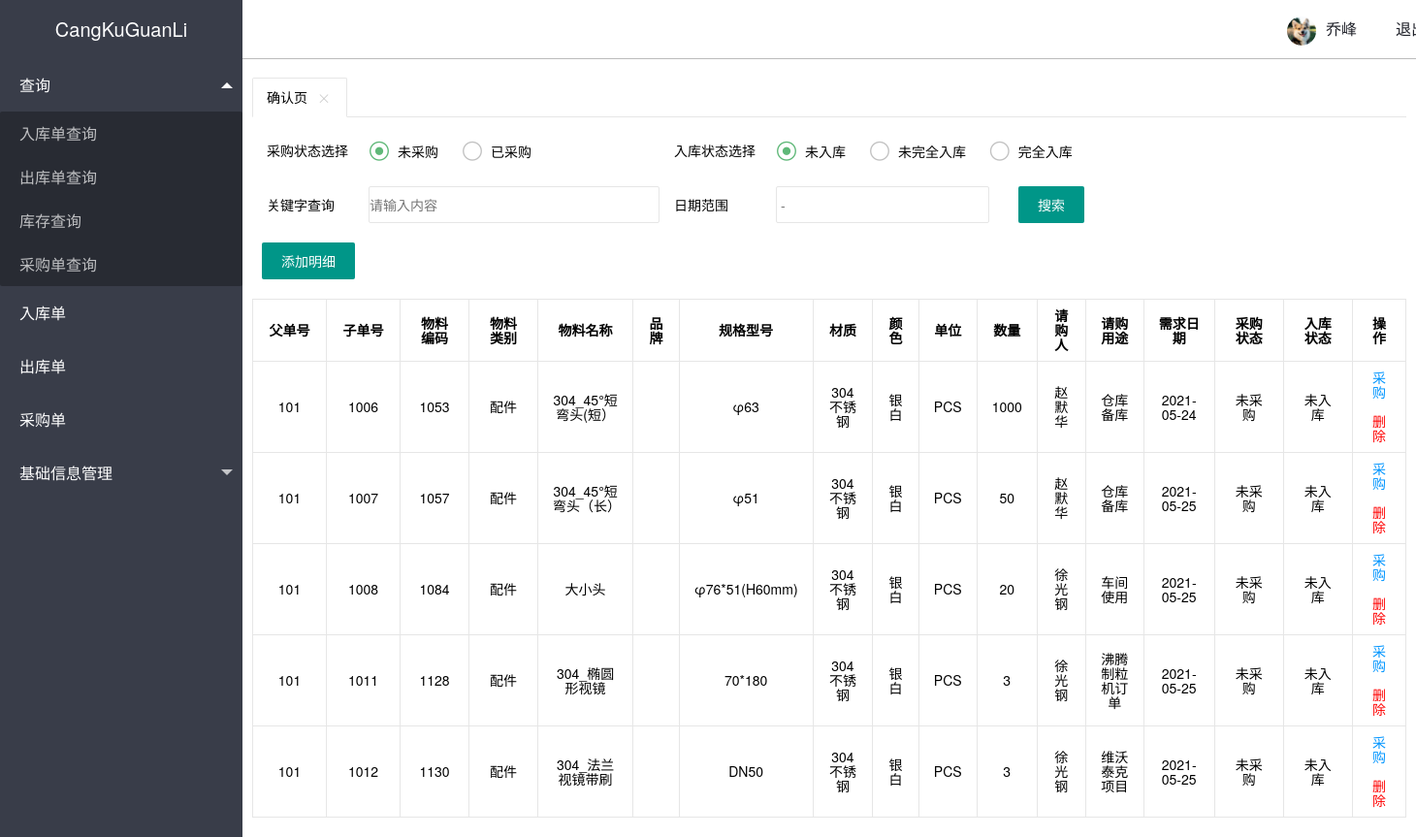
The page /admin/qf_cg_caigoudan_liebiao.php?cai_id=101 on the database its author committed.
### tables this page shows
CREATE TABLE IF NOT EXISTS `qf_wuliaoxinxi` (
  `id` int(8) NOT NULL AUTO_INCREMENT,
  `wu_liao_lei_bie` varchar(8) NOT NULL,
  `wu_liao_ming_cheng` varchar(20) NOT NULL,
  `wu_liao_pin_pai` varchar(10) NOT NULL,
  `gui_ge_xing_hao` varchar(30) NOT NULL,
  `dan_wei` varchar(8) NOT NULL DEFAULT 'PCS',
  `cai_zhi` varchar(8) NOT NULL,
  `color` varchar(8) NOT NULL DEFAULT '本色',
  `bei_zhu` varchar(20) NOT NULL,
  `ku_wei` varchar(8) NOT NULL,
  PRIMARY KEY (`id`)
);

CREATE TABLE IF NOT EXISTS `qf_cg_caigoudan_liebiao` (
  `cgd_id` int(6) unsigned NOT NULL AUTO_INCREMENT,
  `cai_id` int(10) NOT NULL,
  `wu_liao_bian_ma` int(10) NOT NULL,
  `qing_gou_ren` varchar(10) NOT NULL,
  `yong_tu` varchar(20) NOT NULL,
  `caigou_shuliang` int(10) NOT NULL,
  `xu_qiu_ri_qi` date NOT NULL,
  `caigou_zhuangtai` varchar(6) NOT NULL DEFAULT '未采购',
  `ruku_zhuangtai` varchar(6) NOT NULL DEFAULT '未入库',
  PRIMARY KEY (`cgd_id`)
);

### inc/mysql.inc.php (called while the page is built, shortened)
<?php
function execute($link,$query){
    $result=mysqli_query($link,$query);
    return $result;
}
?>

### admin/qf_cg_caigoudan_liebiao.php (the view, shortened to what this page needs)
<?php
include_once '../inc/mysql.inc.php';
include '../inc/header.inc.php';
$link=connect();
?>
<form class="layui-form" action="">
  <div class="layui-form-item">
    <label class="layui-form-label">采购状态选择</label>
    <div class="layui-input-block" style="width: 300px;">
    </div>
    <label class="layui-form-label">入库状态选择</label>
    <div class="layui-input-block">
    </div>
    <br>
  </div>
  <div class="layui-form-item">
    <label class="layui-form-label">关键字查询</label>
    <div class="layui-input-block-wlxc">
      <input type="text" name="title" lay-verify="title" autocomplete="off" placeholder="请输入内容" class="layui-input">
    </div>
    <div class="layui-inline">
      <label class="layui-form-label">日期范围</label>
      <div class="layui-input-inline-wlxc">
        <input type="text" class="layui-input" id="test6" placeholder=" - ">
      </div>
    </div>
        <button  type="submit" class="layui-btn">搜索</button>
      <br>
  </div>
</form>
<div id="layerDemo">
      <div class="layui-btn-container">
      <button type="submit" id="caikudan_liebiao_add" class="layui-btn">添加明细</button>
      </div>
 </div>
 <table class="layui-G-table">
   <thead>
     <tr>
       <th style="width: 45px;">父单号</th>
       <th style="width: 45px;">子单号</th>
       <th style="width: 40px;">物料编码</th>
       <th style="width: 40px;">物料类别</th>
       <th>物料名称</th>
       <th>品牌</th>
       <th>规格型号</th>
       <th>材质</th>
       <th>颜色</th>
       <th>单位</th>
       <th>数量</th>
       <th>请购人</th>
       <th>请购用途</th>
       <th>需求日期</th>
       <th style="width: 40px;">采购状态</th>
       <th style="width: 40px;">入库状态</th>
       <th>操作</th>
     </tr>
     <?php
     $query="select * from qf_cg_caigoudan_liebiao where cai_id={$_GET['cai_id']}";
     $result=execute($link,$query);
     while ($data=mysqli_fetch_assoc($result)){
      $link=connect();
      $query_wlxx="select * from qf_wuliaoxinxi where id={$data['wu_liao_bian_ma']}";
        $result_wlxx=execute($link, $query_wlxx);
        while ($data_wlxx=mysqli_fetch_assoc($result_wlxx)){
$html=<<<A
    <tr>
    <td>{$_GET['cai_id']}</td>
    <td>{$data['cgd_id']}</td>
    <td>{$data['wu_liao_bian_ma']}</td>
    <td>{$data_wlxx['wu_liao_lei_bie']}</td>
    <td>{$data_wlxx['wu_liao_ming_cheng']}</td>
    <td>{$data_wlxx['wu_liao_pin_pai']}</td>
    <td>{$data_wlxx['gui_ge_xing_hao']}</td>
    <td>{$data_wlxx['cai_zhi']}</td>
    <td>{$data_wlxx['color']}</td>
    <td>{$data_wlxx['dan_wei']}</td>
    <td>{$data['caigou_shuliang']}</td>
    <td>{$data['qing_gou_ren']}</td>
    <td>{$data['yong_tu']}</td>
    <td>{$data['xu_qiu_ri_qi']}</td>
    <td>{$data['caigou_zhuangtai']}</td>
    <td>{$data['ruku_zhuangtai']}</td>
    <td>
    <a href="qf_cg_caikudan_liebiao_del.php?cgd_id={$data['cgd_id']}" style="color: #0095ff;">采购</a>
    &nbsp&nbsp;
    <a href="qf_cg_caikudan_liebiao_del.php?cgd_id={$data['cgd_id']}" style="color:#f00">删除</a></td>
    </tr>
A;
        echo $html;
        }}
     ?>
   </thead>
 </table>
<?php include '../inc/footer.inc.php'?>

### rows shown on the page
qf_cg_caigoudan_liebiao: cgd_id "1006", wu_liao_bian_ma "1053", caigou_shuliang "1000", qing_gou_ren "赵默华", yong_tu "仓库备库", xu_qiu_ri_qi "2021-05-24", caigou_zhuangtai "未采购", ruku_zhuangtai "未入库"
qf_wuliaoxinxi: wu_liao_lei_bie "配件", wu_liao_ming_cheng "304_45°短弯头(短）", gui_ge_xing_hao "φ63", cai_zhi "304不锈钢", color "银白", dan_wei "PCS"
qf_cg_caigoudan_liebiao: cgd_id "1007", wu_liao_bian_ma "1057", caigou_shuliang "50", qing_gou_ren "赵默华", yong_tu "仓库备库", xu_qiu_ri_qi "2021-05-25", caigou_zhuangtai "未采购", ruku_zhuangtai "未入库"
qf_wuliaoxinxi: wu_liao_lei_bie "配件", wu_liao_ming_cheng "304_45°短弯头（长）", gui_ge_xing_hao "φ51", cai_zhi "304不锈钢", color "银白", dan_wei "PCS"
qf_cg_caigoudan_liebiao: cgd_id "1008", wu_liao_bian_ma "1084", caigou_shuliang "20", qing_gou_ren "徐光钢", yong_tu "车间使用", xu_qiu_ri_qi "2021-05-25", caigou_zhuangtai "未采购", ruku_zhuangtai "未入库"
qf_wuliaoxinxi: wu_liao_lei_bie "配件", wu_liao_ming_cheng "大小头", gui_ge_xing_hao "φ76*51(H60mm)", cai_zhi "304不锈钢", color "银白", dan_wei "PCS"
qf_cg_caigoudan_liebiao: cgd_id "1011", wu_liao_bian_ma "1128", caigou_shuliang "3", qing_gou_ren "徐光钢", yong_tu "沸腾制粒机订单", xu_qiu_ri_qi "2021-05-25", caigou_zhuangtai "未采购", ruku_zhuangtai "未入库"
qf_wuliaoxinxi: wu_liao_lei_bie "配件", wu_liao_ming_cheng "304_椭圆形视镜", gui_ge_xing_hao "70*180", cai_zhi "304不锈钢", color "银白", dan_wei "PCS"
qf_cg_caigoudan_liebiao: cgd_id "1012", wu_liao_bian_ma "1130", caigou_shuliang "3", qing_gou_ren "徐光钢", yong_tu "维沃泰克项目", xu_qiu_ri_qi "2021-05-25", caigou_zhuangtai "未采购", ruku_zhuangtai "未入库"
qf_wuliaoxinxi: wu_liao_lei_bie "配件", wu_liao_ming_cheng "304_法兰视镜带刷", gui_ge_xing_hao "DN50", cai_zhi "304不锈钢", color "银白", dan_wei "PCS"

### other values the page prints
$template['title'] "确认页"
